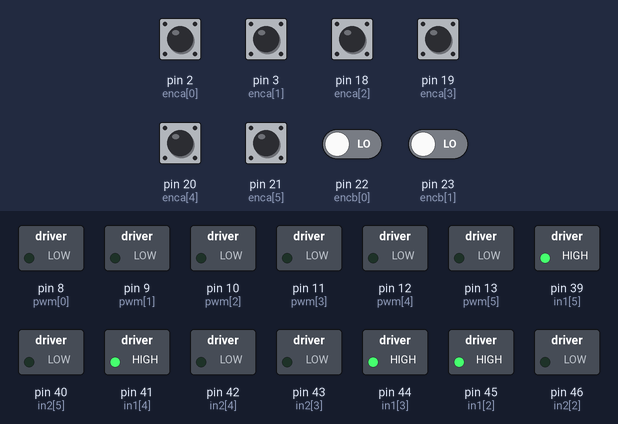
A sketch run on a simulated Arduino Mega 2560, built with avr-gcc and run on an emulated ATmega2560. On the bench: switched loads named in the sketch (green lamp = pin HIGH). Inputs (shaded band) come from the test bench; at power-on: pin 2 (enca[0]), pin 3 (enca[1]), pin 18 (enca[2]), pin 19 (enca[3]), pin 20 (enca[4]), pin 21 (enca[5]) HIGH, pin 22 (encb[0]), pin 23 (encb[1]) LOW. The ROS host is connected and sends only what is stated.

Above: at 1.2 s.
1.3 s: pin 2 (enca[0]) pulsed LOW 2 times (0.12 s each, 0.3 s apart)
At 1.57 s:
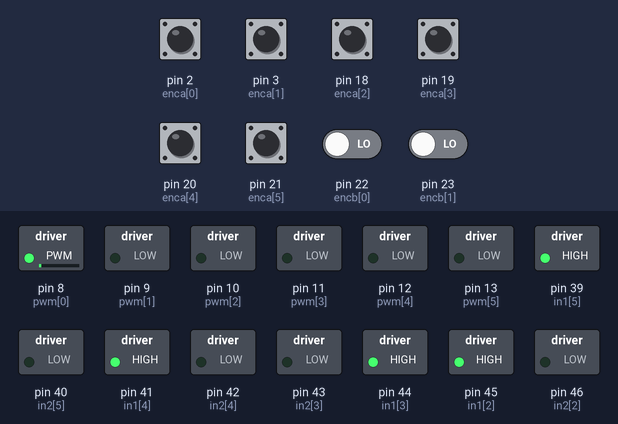
3.4 s: pin 3 (enca[1]) pulsed LOW 5 times (0.12 s each, 0.3 s apart)
At 3.67 s:
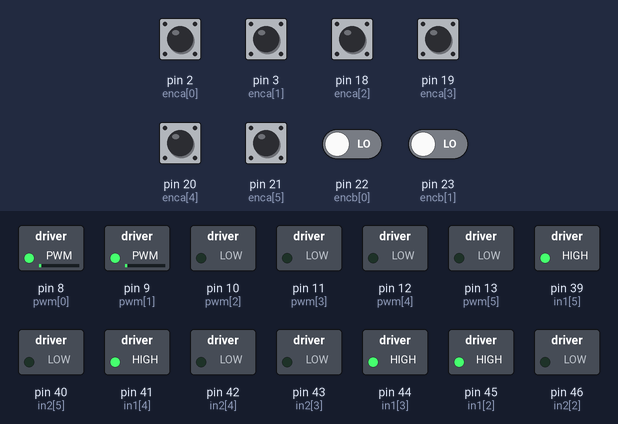
Timing chart, 0 to 6.4 s (numbered marks = the images above; inputs shaded):
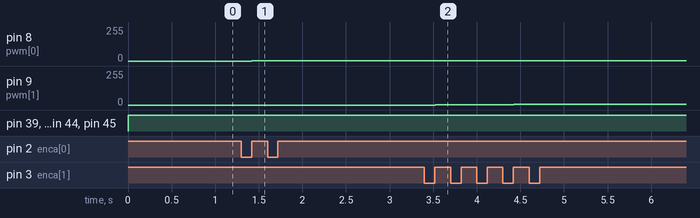

The sketch:

R.A.6MotorPID.ino
```cpp
// This alternate version of the code does not require
// atomic.h. Instead, interrupts() and noInterrupts()
// are used. Please use this code if your
// platform does not support ATOMIC_BLOCK.

// A class to compute the control signal
class SimplePID{
  private:
    float kp, kd, ki, umax; // Parameters
    float eprev, eintegral; // Storage

  public:
  // Constructor
  SimplePID() : kp(1), kd(0), ki(0), umax(255), eprev(0.0), eintegral(0.0){}

  // A function to set the parameters
  void setParams(float kpIn, float kdIn, float kiIn, float umaxIn){
    kp = kpIn; kd = kdIn; ki = kiIn; umax = umaxIn;
  }

  // A function to compute the control signal
  void evalu(int value, int target, float deltaT, int &pwr, int &dir){
    // error
    int e = target - value;

    // derivative
    float dedt = (e-eprev)/(deltaT);

    // integral
    eintegral = eintegral + e*deltaT;

    // control signal
    float u = kp*e + kd*dedt + ki*eintegral;

    // motor power
    pwr = (int) fabs(u);
    if( pwr > umax ){
      pwr = umax;
    }

    // motor direction
    dir = 1;
    if(u<0){
      dir = -1;
    }

    // store previous error
    eprev = e;
  }

};

#include <ros.h>
#include <std_msgs/UInt16.h>
#include <sensor_msgs/JointState.h>
ros::NodeHandle  nh;

// How many motors
#define NMOTORS 6
double base_motor1;
double link1_motor2;
double link2_motor3;
double rotgrip_motor4;
double rotgrip_motor5;
double gripper_motor6;

// Pins
const int enca[] = {2,3,18,19,20,21};
const int encb[] = {22,23,24,25,26,27};
const int pwm[] = {8,9,10,11,12,13};
const int in1[] = {49,48,45,44,41,39};
const int in2[] = {50,47,46,43,42,40};

/*

 Microswitches


 */


//ROS MOVEIT program publishes in radians
float RAD2DEGbase = 57.29577951308232;
float RAD2DEG = 57.29577951308232;
float RAD2DEGROT = 57.29577951308232 * 2;
float M3RAD2DEG = 57.29577951308232;


//
void joint_arm(const sensor_msgs::JointState& cmd_msg){
  base_motor1 = degreeToTicksbase(RAD2DEGbase*cmd_msg.position[0]);
  link1_motor2 = degreeToTicks(RAD2DEG*cmd_msg.position[1]);
  link2_motor3 = degreeToTicks(M3RAD2DEG*cmd_msg.position[2]);
  rotgrip_motor4 = degreeToTicksrot(RAD2DEG*cmd_msg.position[3]);
  rotgrip_motor5 = degreeToTicksrot(RAD2DEG*cmd_msg.position[4]);
  gripper_motor6 = degreeToTicksGripper(RAD2DEGROT*cmd_msg.position[5]);
}


double degreeToTicksbase(float position_ticks)
{

  position_ticks = position_ticks * 82.5;

  return position_ticks;

}


double degreeToTicks(float position_ticks)
{

  position_ticks = position_ticks * 77.6;

  return position_ticks;

}


double degreeToTicksrot(float position_ticks)
{

  position_ticks = position_ticks * 17.02;

  return position_ticks;

}

double degreeToTicksGripper(float position_ticks)
{

  position_ticks = position_ticks * 18.33;

  return position_ticks;

}


// Globals
long prevT = 0;
volatile int posi[] = {0,0,0,0,0,0};

// PID class instances
SimplePID pid[NMOTORS];


ros::Subscriber<sensor_msgs::JointState> sub("joint_states", joint_arm);


void setup() {
  nh.getHardware()->setBaud(115200);
  nh.initNode();
  nh.subscribe(sub);

  for(int k = 0; k < NMOTORS; k++){
    pinMode(enca[k],INPUT);
    pinMode(encb[k],INPUT);
    pinMode(pwm[k],OUTPUT);
    pinMode(in1[k],OUTPUT);
    pinMode(in2[k],OUTPUT);

    pid[k].setParams(1,0.009,0.0001,255);
  }

  attachInterrupt(digitalPinToInterrupt(enca[0]),readEncoder<0>,RISING);
  attachInterrupt(digitalPinToInterrupt(enca[1]),readEncoder<1>,RISING);
  attachInterrupt(digitalPinToInterrupt(enca[2]),readEncoder<2>,RISING);
  attachInterrupt(digitalPinToInterrupt(enca[3]),readEncoder<3>,RISING);
  attachInterrupt(digitalPinToInterrupt(enca[4]),readEncoder<4>,RISING);
  attachInterrupt(digitalPinToInterrupt(enca[5]),readEncoder<5>,RISING);
}


void loop() {
  nh.spinOnce();

  // set target position
  int target[NMOTORS];
  target[0] = -base_motor1;
  target[1] = -link1_motor2;
  target[2] = link2_motor3;
  target[3] = rotgrip_motor4;
  target[4] = rotgrip_motor5;
  target[5] = gripper_motor6;


  // time difference
  long currT = micros();
  float deltaT = ((float) (currT - prevT))/( 1.0e6 );
  prevT = currT;

  // Read the position
  int pos[NMOTORS];
  noInterrupts(); // disable interrupts temporarily while reading
  for(int k = 0; k < NMOTORS; k++){
      pos[k] = posi[k];
    }

  interrupts(); // turn interrupts back on

  // loop through the motors
  for(int k = 0; k < NMOTORS; k++){
    int pwr, dir;
    // evaluate the control signal
    pid[k].evalu(pos[k],target[k],deltaT,pwr,dir);
    // signal the motor
    setMotor(dir,pwr,pwm[k],in1[k],in2[k]);
  }

  }

void setMotor(int dir, int pwmVal, int pwm, int in1, int in2){
  analogWrite(pwm,pwmVal);
  if(dir == 1){
    digitalWrite(in1,HIGH);
    digitalWrite(in2,LOW);
  }
  else if(dir == -1){
    digitalWrite(in1,LOW);
    digitalWrite(in2,HIGH);
  }
  else{
    digitalWrite(in1,LOW);
    digitalWrite(in2,LOW);
  }
}

template <int j>
void readEncoder(){
  int b = digitalRead(encb[j]);
  if(b > 0){
    posi[j]++;
  }
  else{
    posi[j]--;
  }
}
```

Measured:
- after the input at 1.3 s, pin 8 (pwm[0]): 0/255 → 1/255 after 0.12 s, → 2/255 0.30 s later
- after the input at 3.4 s, pin 9 (pwm[1]): moves from 0/255 to 5/255 over 1.2 s, starting after 0.12 s
